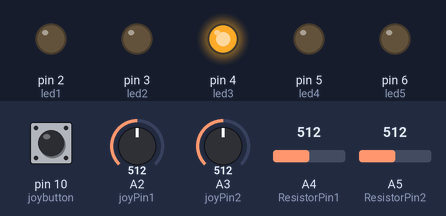
A sketch run on a simulated Arduino Uno, built with avr-gcc and run on an emulated ATmega328P. Shown: output pins drawn as LEDs (lit = HIGH). The test bench sets the inputs (shaded band); at power-on: pin 10 (joybutton) HIGH, A2 (joyPin1) = 512, A3 (joyPin2) = 512, A4 (ResistorPin1) = 512, A5 (ResistorPin2) = 512. What the sketch prints to the serial monitor is not drawn.

Above: at 1.2 s.
1.3 s: pin 10 (joybutton) pulled LOW for 0.15 s
At 1.38 s:
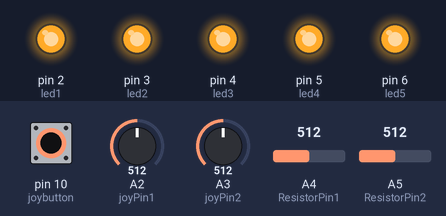
2.9 s: A2 (joyPin1) set to 586
5.9 s: A2 (joyPin1) set to 613
At 6.3 s:
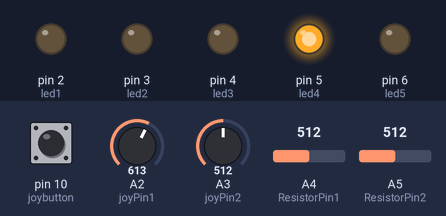
7.4 s: A2 (joyPin1) set to 306
At 8.5 s:
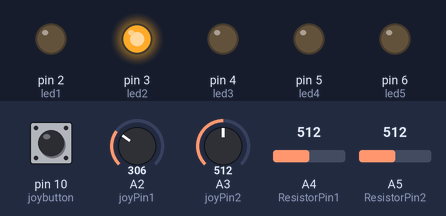
8.9 s: pin 10 (joybutton) pulled LOW for 1 s
At 9.4 s:
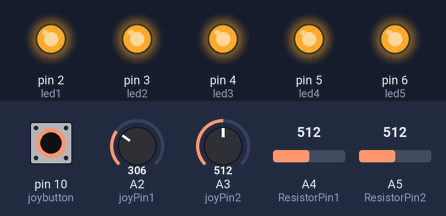
12.9 s: A2 (joyPin1) set to 391
15.9 s: A2 (joyPin1) set to 407
At 17.1 s:
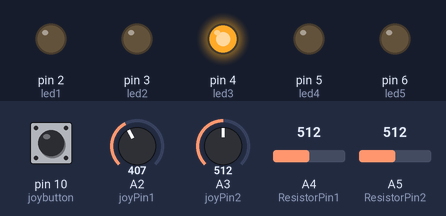
Timing chart, 0 to 18.9 s (numbered marks = the images above; inputs shaded):
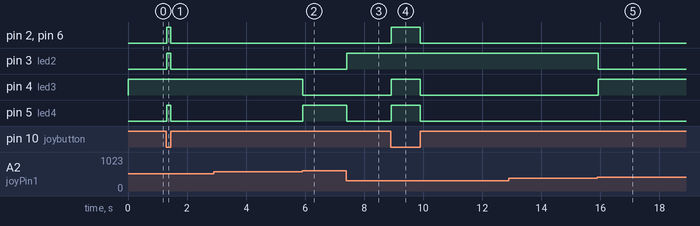

Measured:
- the behaviour switches between 599 and 600 on A2 (joyPin1) (found by bisection; images 1 and 2)
- the behaviour switches between 399 and 400 on A2 (joyPin1) (found by bisection; images 4 and 5)
- after the input at 1.3 s, pin 2 (led1), pin 3 (led2), pin 5 (led4), pin 6 (led5): LOW → HIGH at once, → LOW 0.13 s later
- after the input at 2.9 s, every drawn part: stays the same
- after the input at 5.9 s, pin 4 (led3): HIGH → LOW at once; pin 5 (led4): LOW → HIGH at once
- after the input at 7.4 s, pin 3 (led2): LOW → HIGH at once; pin 5 (led4): HIGH → LOW at once
- after the input at 8.9 s, pin 2 (led1), pin 4 (led3), pin 5 (led4), pin 6 (led5): LOW → HIGH at once, → LOW 0.99 s later
- after the input at 12.9 s, every drawn part: stays the same
- after the input at 15.9 s, pin 3 (led2): HIGH → LOW at once; pin 4 (led3): LOW → HIGH at once

The sketch:

HW_5.ino
```cpp
//Variables for the LED lights
int led1 = 2;
int led2 = 3;
int led3 = 4;
int led4 = 5;
int led5 = 6;
int list[] = {led1, led2, led3, led4, led5};

//Variables for the Joystick
int joyPin1 = 2;
int joyPin2 = 3;
int X = 0; //Reading from joypin1
int Y = 0; //Reading from joypin2
int joybutton = 10; //Digital 10 for input
bool joystatus = false;

//Variables for Photoresistor
//Photo resistor connected to analog 0 and 1
int ResistorPin1 = 4;
int ResistorPin2 = 5;
int photoresist1 = 0; //Values for the photoresistor
int photoresist2 = 0; //Values for the photoresistor
int lightSituation = 0;

//Variabe for Iteration
int i;

//Extra Credit Yes Please!
bool extra_credit = true;

//Turn all lights off except for one
void turn1On(int onLED, int LEDlist[]) {

  for(i = 0; i < sizeof(list) - 1; i++){

    if(i == onLED){
      digitalWrite(i, HIGH);
    }else{
      digitalWrite(i, LOW);
    }

  }

}

//Turn all LED lights off
void allOff(int LEDlist[]) {

  for(i = 0; i < sizeof(list) - 1; i++){

    digitalWrite(i, LOW);

  }

}

//Turn all LED lights on
void allOn(int LEDlist[]) {

  for(i = 0; i < sizeof(list) - 1; i++){

    digitalWrite(i, HIGH);

  }

}

//Calibrate your system so you record what the photoresistor
//values are when the LED’s are on the left and right
//This function is only accurate under the experiment setup
int getLightPosition(int leftPhotoresist, int rightPhotoresist){

  if( abs(leftPhotoresist - rightPhotoresist) <= 5 ){
    if(leftPhotoresist < 15){
      return(3);
    }else{
      return(6);
    }
  }else{
    if((leftPhotoresist - rightPhotoresist) < 15){
      return(1);
    }else if((leftPhotoresist - rightPhotoresist) < 35){
      return(2);
    }else if(-(leftPhotoresist - rightPhotoresist) < 15){
      return(5);
    }else if(-(leftPhotoresist - rightPhotoresist) < 35){
      return(4);
    }
  }

}


void setup() {

  Serial.begin(9600);

  pinMode(led1, OUTPUT);
  pinMode(led2, OUTPUT);
  pinMode(led3, OUTPUT);
  pinMode(led4, OUTPUT);
  pinMode(led5, OUTPUT);
  pinMode(joybutton, INPUT);

}

void loop() {

  X = analogRead(joyPin1);
  Y = analogRead(joyPin2);
  photoresist1 = analogRead(ResistorPin1);
  photoresist2 = analogRead(ResistorPin2);
  joystatus = digitalRead(joybutton);
  if(joystatus == LOW){

    allOn(list);

  }else{

    //For test Purposes
    /*
     *Serial.println("The reading of No.1");
     *Serial.print(photoresist1);
     *Serial.println();
     *Serial.println("The reading of No.2");
     *Serial.print(photoresist2);
     *Serial.println();
     */

    //The readings from the X analog pin (X) should be used
    //to determine which light is blinking
    if(X == 0){
      turn1On(led1, list);
    }else if(X < 400){
      turn1On(led2, list);
    }else if(X < 600){
      turn1On(led3, list);
    }else if(X < 1022){
      turn1On(led4, list);
    }else{
      turn1On(led5, list); //For some reason this LED never turns on
    }

    if(!extra_credit){
      Y = Y/3;
      delay(Y);
      allOff(list);
      delay(Y);
    }else{
      lightSituation = getLightPosition(photoresist1, photoresist2);
      Serial.print("The current light situation is:  ");
      Serial.println(lightSituation);
    }


  }


}
```
